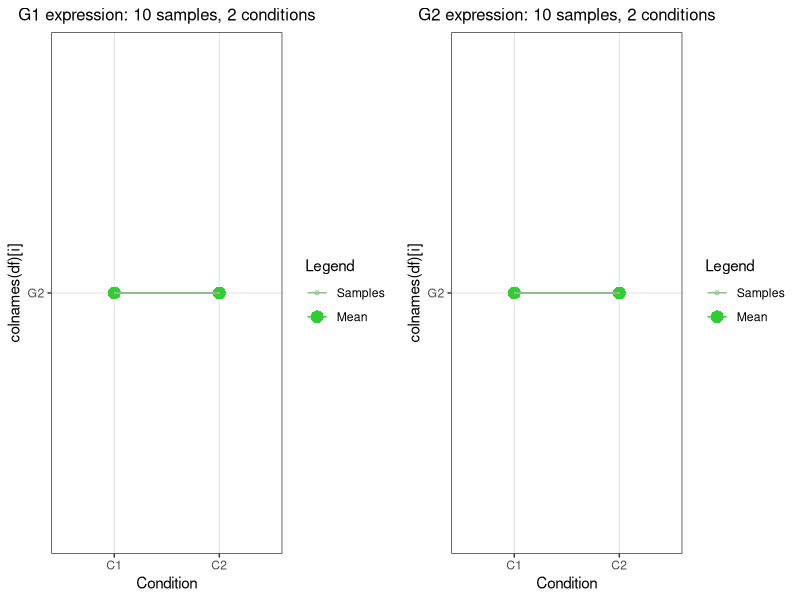

Write R code to recreate this figure.
#!/usr/bin/env Rscript
# from the lintwo.R but cleaned up without the experimental code (hopefully)
# linetw2, lines between two conditions

# One of the learnigns from this, is that ggplot trying to work from the data as much as possible
# and postprocessing can be thorny, so it's best to dress up your data frame with values and strings
# that would also look good on a graph. Meaning that they will likely be a little vernbose.
library(ggplot2)
library(Cairo)
library(gridExtra)

# fix the pseudrand seq or not?
set.seed(1)

# We're going to simulate values coming from two conditions
ns <-20 
hns <- ns/2 # half the samples
c1m <- 4 # group 1 mean
c2m <- 8 # group 2 mean
c1sd <- 1 # group 1 sd
c2sd <- 1 # group 1 sd

# d <- data.frame(G1=as.numeric(c(rnorm(hns, mean=c1m, sd=c1sd), rnorm(hns, mean=c2m, sd=c2sd))),
#                 G2=as.numeric(c(rnorm(ns, mean=c1m, sd=c1sd))),
#                 Condition=rep(paste0("C",1:2), each=hns),
#                 Pair=rep(paste0("P",1:hns), 2),
#                 Legend=rep("Samples",ns))
d <- matrix(c(rnorm(hns, mean=c1m, sd=c1sd), rnorm(hns, mean=c2m, sd=c2sd),
               rnorm(ns, mean=c1m, sd=c1sd)), nrow=ns)
d <- rbind(d, c(mean(d[1:hns,1]), mean(d[1:hns,2])))
d <- rbind(d, c(mean(d[(hns+1):ns,1]), mean(d[(hns+1):ns,2])))
colnames(d) <- paste0("G", 1:2)
df <- as.data.frame(d)
# rm(d)
df$Condition=c(rep(paste0("C",1:2), each=hns), paste0("C", 1:2))
df$Pair=c(rep(paste0("P",1:hns), 2), rep("NP", 2))
df$Legend=c(rep("Samples",ns), rep("Mean", 2))
# Those column titles somewhat verbose, but make graph come out nice.

# Introduce Legend values which are the averages for both groups.
# df <- rbind(df, c(mean(df[1:hns,1]), mean(df[1:hns,2]) , "C1", "NP", "Mean"))
# df <- rbind(df, c(mean(df[(hns+1):ns,1]), mean(df[(hns+1):ns,2]) , "C2", "NP", "Mean"))
# d <- rbind(d, c(mean(d$G2[d$Condition=="C1"]), "C1", "NP", "Mean"), c(mean(d$G2[d$Condition=="C2"]), "C2", "NP", "Mean"))
# # that rbind() seems to convert numbers to character, so let's revise the column types:
df$Condition <- factor(df$Condition)
df$Pair <- factor(df$Pair)
df$Legend <- factor(df$Legend, levels=c("Samples", "Mean"))

CairoPNG("ltw2.png", 1000, 600)
lp <- list()
for(i in 1:2) {
    lp[[i]] <- ggplot(df, aes(x=Condition, y=colnames(df)[i], group=Pair), colour=Condition) +
            # the Group=Pair will ensure the lines between each member of a pair are correct.
            geom_point(aes(colour=Legend, shape=Legend, size=Legend)) +
            geom_path(aes(colour=Legend)) +
            # quite different to have alternate sizes for point and line, so, forget.
            # scale_color_manual(values = c("darkseagreen", "limegreen"), labels=c("Samples", "Mean")) +
            scale_color_manual(values = c("darkseagreen", "limegreen")) +
            # labs(colour = "Legend") +
            # labs or labels within an aes will cause two legends! 
            # scale_fill_manual(values = c("Samples", "Means"), name="") +
            scale_size_manual(values = c(1, 4)) +
            scale_shape_manual(values = c(1, 16)) +
            # 1 is empty circ, 16 is filled circ.
            theme_bw() +
            ggtitle(paste0(colnames(df)[i], " expression: ", hns, " samples, 2 conditions")) +
            theme(plot.title=element_text(size=12, hjust=0.5))
}
do.call("grid.arrange", c(lp, ncol=2))
# grid.arrange(grobs=lp, ncol=2)
dev.off()
